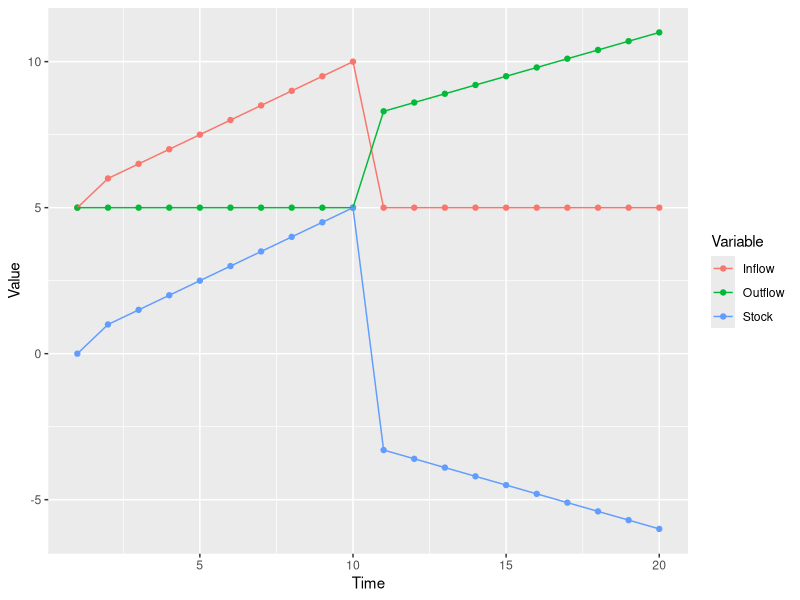

Write R code to recreate this figure.
## ---- chunk 1
knitr::opts_chunk$set(echo = TRUE, warning = F, message = F)
## ---- chunk 2
set.seed(4)

time <- 20
into <- 5
outof <- 5
df_mat <- matrix(, ncol = 4, nrow = time)
count <- 0

for(i in 1:time){
  count <- count + 1
  
  if(i == 1){
    
    df_mat[count, 1] <- i
    df_mat[count, 2] <- 5
    df_mat[count, 3] <- 5
    df_mat[count, 4] <- df_mat[count, 2] - df_mat[count, 3]
  }else if (i < 11){
    
  df_mat[count, 1] <- i
  df_mat[count, 2] <- into + (i * 0.5)
  df_mat[count, 3] <- outof
  df_mat[count, 4] <- df_mat[count, 2] - df_mat[count, 3]

        
  }else{
    
  df_mat[count, 1] <- i
  df_mat[count, 2] <- into
  df_mat[count, 3] <- outof + (i * 0.3)
  df_mat[count, 4] <- df_mat[count, 2] - df_mat[count, 3]
    
  }

  
}

df <- data.frame(df_mat)
names(df) <- c('Time', 'Inflow', 'Outflow', 'Stock')
library(tidyverse)

df <- df %>%
  gather(Inflow, Outflow, Stock, key = 'Variable', value = 'Value')

library(ggplot2)
plot1 <- ggplot(df, aes(x = Time, y = Value, color = Variable)) + 
  geom_point() + 
  geom_line()

plot1

